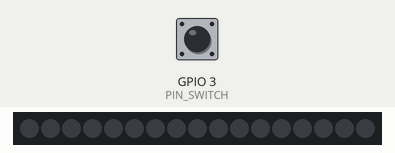
A program run on a simulated ESP32-C3. On the bench: 17 RGB LEDs in strip order, left to right. The test bench sets the inputs (shaded band); at power-on: GPIO 3 (PIN_SWITCH) HIGH. WiFi joins after 1.5 s; servers stay silent unless stated; what the program prints to the serial monitor is not drawn.

Above: at 1.4 s.
1.5 s: GPIO 3 (PIN_SWITCH) pulled LOW for 0.15 s
At 2.1 s:
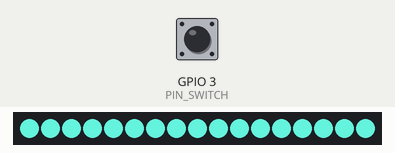
Timing chart, 0 to 4.5 s (numbered marks = the images above; inputs shaded):
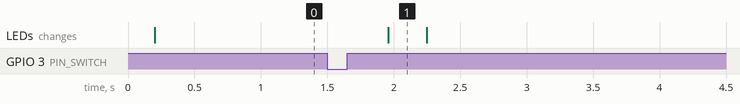

Measured:
- after the input at 1.5 s, the LEDs: change after 0.46 s (image 1)

The program:

main.cpp
```cpp
/*
 * ENSIL 목업 펌웨어 스켈레톤 — 기존 펌웨어(각자 AP + 웹페이지)가 이미 있으면 이 파일은 참고용이고,
 * 실제로 옮겨 붙일 것은 include/ensil_link.h 하나다 (그 파일 상단의 4줄 사용법 참조).
 *
 * 여기서는 "자기 AP + 감지→동작 + 브릿지 보고"의 최소 구성을 보여준다.
 *   목업 → 브릿지  {"type":"hello","unit":2,"name":"tendon"}
 *   목업 → 브릿지  {"type":"trigger","unit":2,"action":"detect","level":2,"intensity":0.66}
 *   브릿지 → 목업  {"type":"act","unit":2,"level":2,"intensity":1}
 */

#include <Arduino.h>
#include <WiFi.h>
#include "config.h"

#if defined(HUB)
// ── 전용 허브 보드: 전원만 넣으면 AP "archive" 를 띄운다. 노트북·아이맥·목업 셋이 여기 붙는다 ──
void setup() {
  Serial.begin(115200);
  WiFi.mode(WIFI_AP);
  WiFi.softAP(ENSIL_HUB_SSID, ENSIL_HUB_PASS, ENSIL_HUB_CHANNEL, 0, AP_MAX_CLIENTS);
  Serial.printf("ENSIL hub AP %s  ip %s\n", ENSIL_HUB_SSID, WiFi.softAPIP().toString().c_str());
}
void loop() {
  static unsigned long last = 0;
  if (millis() - last > 10000) { last = millis(); Serial.printf("[hub] stations: %d\n", WiFi.softAPgetStationNum()); }
  delay(50);
}
#else
#include "ensil_link.h"

#if UNIT == 1
  #include <Adafruit_NeoPixel.h>
  static const char* UNIT_NAME = "cross";
  Adafruit_NeoPixel pixels(PIXEL_COUNT, PIN_PIXELS, NEO_GRB + NEO_KHZ800);
#elif UNIT == 2
  #include <ESP32Servo.h>
  static const char* UNIT_NAME = "tendon";
  Servo tendon;
#elif UNIT == 3
  static const char* UNIT_NAME = "badanabi";
#else
  #error "UNIT 빌드 플래그가 없다 — platformio.ini 의 env 를 골라라"
#endif

// ── 목업별 감지·동작 — 기존 코드로 교체 ──────────────────────
// sense(): 감지된 '순간'에 한 번 true 를 돌려주고 단계(1~3)를 level 에 쓴다
// act(level, intensity): 목업의 동작. 스스로 감지했을 때도, 웹에서 명령이 왔을 때도 같은 함수

#if UNIT == 1
int clicks = 0; unsigned long lastClickAt = 0; bool lastSwitch = HIGH;
void setupUnit() { pinMode(PIN_SWITCH, INPUT_PULLUP); pixels.begin(); pixels.clear(); pixels.show(); }
bool sense(int& level) {
  bool now = digitalRead(PIN_SWITCH);
  if (lastSwitch == HIGH && now == LOW) { clicks++; lastClickAt = millis(); delay(20); }
  lastSwitch = now;
  if (clicks && millis() - lastClickAt > 450) { level = constrain(clicks, 1, 3); clicks = 0; return true; } // 1/2/3회 클릭 = 모드
  return false;
}
void act(int level, float) {
  for (int f = 0; f < level * 2 + 1; f++) {
    for (int i = 0; i < PIXEL_COUNT; i++) pixels.setPixelColor(i, pixels.Color(88, 214, 195));
    pixels.show(); ensilLinkTick(); delay(90);
    pixels.clear(); pixels.show(); ensilLinkTick(); delay(110);
  }
}

#elif UNIT == 2
bool lastPir = LOW;
void setupUnit() { pinMode(PIN_PIR, INPUT); tendon.attach(PIN_SERVO); tendon.write(SERVO_REST); }
bool sense(int& level) {
  bool now = digitalRead(PIN_PIR);
  bool rise = (lastPir == LOW && now == HIGH);
  lastPir = now;
  if (rise) level = random(1, 4); // 같은 자극에도 매번 다른 반응 — 조작 패널이 아니라 생물
  return rise;
}
void act(int level, float) {
  int pull = SERVO_REST + (SERVO_PULL - SERVO_REST) * level / 3;
  for (int a = SERVO_REST; a <= pull; a += 2) { tendon.write(a); ensilLinkTick(); delay(8); }   // 블로킹 중에도 tick
  for (int i = 0; i < 60; i++) { ensilLinkTick(); delay(10); }
  for (int a = pull; a >= SERVO_REST; a -= 1) { tendon.write(a); ensilLinkTick(); delay(18); }
}

#elif UNIT == 3
void setupUnit() { pinMode(PIN_AMP, OUTPUT); digitalWrite(PIN_AMP, LOW); /* TODO: 카메라·마이크·오디오 태스크 초기화 */ }
bool sense(int& level) { (void)level; return false; /* TODO: 움직임 레벨이 문턱을 넘은 순간 true, level = 1 긴 울음 / 2 부름 / 3 놀람 */ }
void act(int level, float) { digitalWrite(PIN_AMP, HIGH); delay(300 + level * 300); digitalWrite(PIN_AMP, LOW); /* TODO: 사운드 재생 */ }
#endif

void onWebAct(int level, float intensity) { act(level, intensity); }

void setup() {
  Serial.begin(115200);
  delay(200);
  Serial.printf("ENSIL unit %d (%s)\n", UNIT, UNIT_NAME);
  setupUnit();
  // 자기 AP (기존 펌웨어의 웹페이지용). ensilLinkBegin 이 AP+STA 로 올려 허브 archive 에도 붙는다
  WiFi.mode(WIFI_AP);
  WiFi.softAP(OWN_AP_SSID, OWN_AP_PASS, ENSIL_HUB_CHANNEL, 0, AP_MAX_CLIENTS);
  ensilLinkBegin(UNIT, UNIT_NAME, false);
  ensilLinkOnAct(onWebAct);
}

void loop() {
  ensilLinkTick();
  int level = 2;
  if (sense(level)) {
    ensilLinkTrigger(level, level / 3.0f);   // 먼저 알리고 (act 는 수 초 걸릴 수 있다)
    act(level, level / 3.0f);
  }
  delay(5);
}
#endif // HUB
```

ensil_link.h
```cpp
#pragma once
/*
 * ensil_link.h — 기존 목업 펌웨어에 "끼워 넣는" 브릿지 연결 모듈 (헤더 하나, 의존성: ArduinoWebsockets, ArduinoJson)
 *
 * 목업이 이미 자기 AP + 웹페이지(cross.local 등)를 띄우고 있어도 그대로 두고,
 * STA 로 허브 망("archive" — 전원만 넣은 전용 ESP32 AP)에 추가로 붙어 노트북의 브릿지(ws://192.168.4.100:7777)와 대화한다.
 *
 *   #include "ensil_link.h"
 *   void setup() { ...기존...; ensilLinkBegin(2, "tendon"); ensilLinkOnAct(myAct); }
 *   void loop()  { ...기존...; ensilLinkTick(); }          // webTick() 안에서도 같이 부른다 (블로킹 sweep 중에도)
 *   ...감지→동작이 일어난 자리에서:  ensilLinkTrigger(n, intensity);   // n = 버튼 단계 1~3
 *
 * ⚠ AP+STA 는 한 라디오라 STA 가 붙은 채널로 자기 AP 채널도 옮겨간다 → 허브(archive)의 채널로
 *   세 목업의 AP 채널이 모두 따라간다(1/6/11 분리는 사라짐). 트래픽이 작아 문제없다 (docs/EXHIBITION_SETUP.md §6).
 * ⚠ No.3 에서 소리가 치지직거리면 ENSIL_LINK_ENABLED 를 0 으로 — 소리가 먼저.
 */

#include <Arduino.h>
#include <WiFi.h>
#include <ArduinoWebsockets.h>
#include <ArduinoJson.h>

#ifndef ENSIL_LINK_ENABLED
#define ENSIL_LINK_ENABLED 1
#endif
#ifndef ENSIL_HUB_SSID
#define ENSIL_HUB_SSID "archive"
#endif
#ifndef ENSIL_HUB_PASS
#define ENSIL_HUB_PASS "12345678"
#endif
#ifndef ENSIL_BRIDGE_HOST
#define ENSIL_BRIDGE_HOST "192.168.4.100"
#endif
#ifndef ENSIL_BRIDGE_PORT
#define ENSIL_BRIDGE_PORT 7777
#endif
#ifndef ENSIL_LINK_RECONNECT_MS
#define ENSIL_LINK_RECONNECT_MS 3000
#endif
#ifndef ENSIL_LINK_COOLDOWN_MS
#define ENSIL_LINK_COOLDOWN_MS 8000     // 같은 목업의 연속 보고는 이 안에서 한 번
#endif

typedef void (*EnsilActHandler)(int level, float intensity);

namespace ensil {
  static websockets::WebsocketsClient client;
  static int unit = 0;
  static const char* name = "";
  static bool isHub = false;
  static bool ready = false;
  static unsigned long lastReconnect = 0;
  static unsigned long lastTrigger = 0;
  static EnsilActHandler onAct = nullptr;

  static void sendJson(JsonDocument& doc) {
    if (!ready) return;
    String out;
    serializeJson(doc, out);
    client.send(out);
  }

  static void onMessage(websockets::WebsocketsMessage message) {
    JsonDocument doc;
    if (deserializeJson(doc, message.data())) return;
    if (strcmp(doc["type"] | "", "act") != 0) return;
    if (!doc["unit"].isNull() && doc["unit"].as<int>() != unit) return;   // 다른 목업 것
    int level = doc["level"] | 2;
    float intensity = doc["intensity"] | 1.0f;
    if (onAct) onAct(level, intensity);
  }

  static void onEvent(websockets::WebsocketsEvent event, String) {
    if (event == websockets::WebsocketsEvent::ConnectionOpened) {
      ready = true;
      JsonDocument doc;
      doc["type"] = "hello";
      doc["unit"] = unit;
      doc["name"] = name;
      sendJson(doc);
    } else if (event == websockets::WebsocketsEvent::ConnectionClosed) {
      ready = false;
    }
  }

  static bool wifiUp() {
    return isHub || WiFi.status() == WL_CONNECTED;
  }
}

/** setup() 에서. hub=true 는 이 보드가 곧 허브 AP 일 때만(전용 허브 보드) — 목업 셋은 전부 false */
inline void ensilLinkBegin(int unit, const char* name, bool hub = false) {
#if ENSIL_LINK_ENABLED
  ensil::unit = unit;
  ensil::name = name;
  ensil::isHub = hub;
  if (!hub) {
    // 기존 코드가 WIFI_AP 로 뒀다면 AP+STA 로 올려 자기 AP 는 유지한 채 허브에 붙는다
    WiFi.mode(WIFI_AP_STA);
    WiFi.setAutoReconnect(true);
    WiFi.begin(ENSIL_HUB_SSID, ENSIL_HUB_PASS);
  }
  ensil::client.onMessage(ensil::onMessage);
  ensil::client.onEvent(ensil::onEvent);
#endif
}

/** 웹에서 act 명령이 왔을 때 부를 함수 등록 (level 1~3, intensity 0~1) */
inline void ensilLinkOnAct(EnsilActHandler handler) {
  ensil::onAct = handler;
}

/** loop() 와 블로킹 루틴(webTick) 안에서 자주 — 수 ms 이상 걸리지 않는다 */
inline void ensilLinkTick() {
#if ENSIL_LINK_ENABLED
  if (ensil::ready) { ensil::client.poll(); return; }
  if (!ensil::wifiUp()) return;
  unsigned long now = millis();
  if (now - ensil::lastReconnect < ENSIL_LINK_RECONNECT_MS) return;
  ensil::lastReconnect = now;
  ensil::client.connect(ENSIL_BRIDGE_HOST, ENSIL_BRIDGE_PORT, "/");
#endif
}

/** 감지→동작이 일어난 자리에서. level = 버튼 단계(1~3), intensity 0~1. 쿨다운 안이면 무시(true=보냄) */
inline bool ensilLinkTrigger(int level, float intensity) {
#if ENSIL_LINK_ENABLED
  unsigned long now = millis();
  if (now - ensil::lastTrigger < ENSIL_LINK_COOLDOWN_MS) return false;
  ensil::lastTrigger = now;
  JsonDocument doc;
  doc["type"] = "trigger";
  doc["unit"] = ensil::unit;
  doc["action"] = "detect";
  doc["level"] = level;
  doc["intensity"] = intensity;
  ensil::sendJson(doc);
  return ensil::ready;
#else
  return false;
#endif
}

inline bool ensilLinkConnected() { return ensil::ready; }
```

config.h
```cpp
#pragma once

// ── 네트워크 (docs/EXHIBITION_SETUP.md §6) ──────────────────
// 목업 셋은 각자 AP 를 띄운다 (No.1 CROSS-LED / No.2 TENDON / No.3 BADANABI, 암호 12345678, 192.168.4.1).
// 허브는 전원만 넣은 전용 ESP32 AP "archive" (env:hub). 노트북(브릿지)·아이맥·목업 셋(STA) 이 여기 붙는다.
// 노트북은 archive 안에서 고정 IP 192.168.4.100 → 브릿지 주소.
#define ENSIL_HUB_SSID     "archive"
#define ENSIL_HUB_PASS     "12345678"   // 허브 보드에 넣은 암호와 같게
#define ENSIL_HUB_CHANNEL  6
#define ENSIL_BRIDGE_HOST  "192.168.4.100"
#define ENSIL_BRIDGE_PORT  7777

// 이 스켈레톤(main.cpp)이 띄우는 자기 AP — 기존 펌웨어를 쓰면 무시된다
#if UNIT == 1
  #define OWN_AP_SSID "CROSS-LED"
#elif UNIT == 2
  #define OWN_AP_SSID "TENDON"
#elif UNIT == 3
  #define OWN_AP_SSID "BADANABI"
#endif
#define OWN_AP_PASS     "12345678"
#define AP_MAX_CLIENTS  8   // 허브: 목업 3 + 노트북 + 아이맥 + 폰 여유

// ── 핀 (보드 배선에 맞게) ─────────────────────────────────
#if UNIT == 1
  #define PIN_SWITCH   3    // 스위치 → GND (INPUT_PULLUP)
  #define PIN_PIXELS   4    // 네오픽셀 데이터
  #define PIXEL_COUNT  17
#elif UNIT == 2
  #define PIN_PIR      3    // PIR OUT
  #define PIN_SERVO    4    // 서보 신호
  #define SERVO_REST   20
  #define SERVO_PULL   120
#elif UNIT == 3
  #define PIN_AMP      12   // 앰프 enable / 사운드 트리거 (기존 코드에 맞게)
#endif
```
